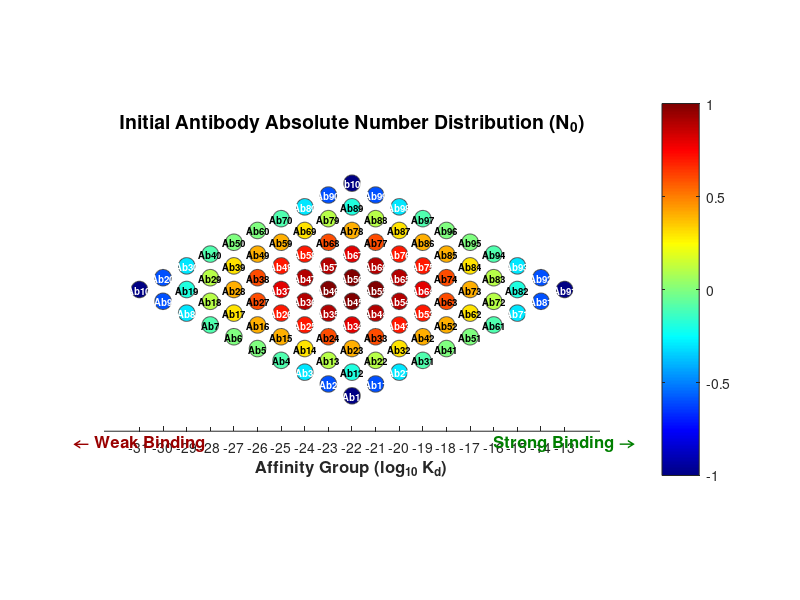

MATLAB code for this plot: (Note: this script raises an error after producing the figure.)
figure('Color', 'w', 'Position', [100, 100, 1400, 800]);
    hold on;
    axis equal;
    
    % ==========================================================
    % 1. 数据准备
    % ==========================================================
    
    % 原始相对数值
    raw_str = [...
        '8.21691236608131e-14 2.52627846604407e-11 1.75466537269336e-09 2.85046633638077e-08 1.13041112249312e-07 1.13041112249312e-07 2.85046633638077e-08 1.75466537269336e-09 2.52627846604407e-11 8.21691236608131e-14 ' ...
        '2.52627846604407e-11 7.76700858383578e-09 5.39469468415719e-07 8.76371975622824e-06 3.47543353184500e-05 3.47543353184500e-05 8.76371975622824e-06 5.39469468415719e-07 7.76700858383578e-09 2.52627846604407e-11 ' ...
        '1.75466537269336e-09 5.39469468415719e-07 3.74696775742474e-05 0.000608697568337430 0.00241391555024220 0.00241391555024220 0.000608697568337430 3.74696775742474e-05 5.39469468415719e-07 1.75466537269336e-09 ' ...
        '2.85046633638077e-08 8.76371975622824e-06 0.000608697568337430 0.00988833514688556 0.0392142292308970 0.0392142292308970 0.00988833514688556 0.000608697568337430 8.76371975622824e-06 2.85046633638077e-08 ' ...
        '1.13041112249312e-07 3.47543353184500e-05 0.00241391555024220 0.0392142292308970 0.155512101009002 0.155512101009002 0.0392142292308970 0.00241391555024220 3.47543353184500e-05 1.13041112249312e-07 ' ...
        '1.13041112249312e-07 3.47543353184500e-05 0.00241391555024220 0.0392142292308970 0.155512101009002 0.155512101009002 0.0392142292308970 0.00241391555024220 3.47543353184500e-05 1.13041112249312e-07 ' ...
        '2.85046633638077e-08 8.76371975622824e-06 0.000608697568337430 0.00988833514688556 0.0392142292308970 0.0392142292308970 0.00988833514688556 0.000608697568337430 8.76371975622824e-06 2.85046633638077e-08 ' ...
        '1.75466537269336e-09 5.39469468415719e-07 3.74696775742474e-05 0.000608697568337430 0.00241391555024220 0.00241391555024220 0.000608697568337430 3.74696775742474e-05 5.39469468415719e-07 1.75466537269336e-09 ' ...
        '2.52627846604407e-11 7.76700858383578e-09 5.39469468415719e-07 8.76371975622824e-06 3.47543353184500e-05 3.47543353184500e-05 8.76371975622824e-06 5.39469468415719e-07 7.76700858383578e-09 2.52627846604407e-11 ' ...
        '8.21691236608131e-14 2.52627846604407e-11 1.75466537269336e-09 2.85046633638077e-08 1.13041112249312e-07 1.13041112249312e-07 2.85046633638077e-08 1.75466537269336e-09 2.52627846604407e-11 8.21691236608131e-14'];
    
    AA_raw = str2num(raw_str); 
    
    % 绝对数量计算
    TOTAL_POOL = 4 * 10^19;
    AA = AA_raw * TOTAL_POOL;
    
    % ==========================================================
    % 2. 绘图数据构建
    % ==========================================================
    plot_data = [];
    for m = 1:10
        for n = 1:10
            idx = 10*(m-1) + n;
            val = AA(idx);
            x_val = -(n - m) - 22; 
            plot_data = [plot_data; idx, x_val, val];
        end
    end
    
    % 排序保证堆叠
    [~, sort_idx] = sortrows(plot_data, [2, 1]);
    plot_data = plot_data(sort_idx, :);
    
    % ==========================================================
    % 3. 颜色映射 (Jet)
    % ==========================================================
    colormap(jet(256));
    c_map = colormap;
    
    min_val = min(plot_data(:,3));
    max_val = max(plot_data(:,3));
    min_log = log10(min_val);
    max_log = log10(max_val);
    
    % ==========================================================
    % 4. 绘图执行
    % ==========================================================
    radius = 0.35;
    
    count_map = containers.Map('KeyType','double','ValueType','double');
    total_map = containers.Map('KeyType','double','ValueType','double');
    
    % 统计每列总数
    for i = 1:size(plot_data, 1)
        x = plot_data(i, 2);
        if isKey(total_map, x)
            total_map(x) = total_map(x) + 1;
        else
            total_map(x) = 1;
            count_map(x) = 0;
        end
    end
    
    for i = 1:size(plot_data, 1)
        id = plot_data(i, 1);
        x = plot_data(i, 2);
        val = plot_data(i, 3);
        
        % Y坐标
        count_map(x) = count_map(x) + 1;
        y = count_map(x) - 1 - (total_map(x) - 1) / 2.0;
        
        % 颜色计算
        log_val = log10(val);
        color_idx = floor( (log_val - min_log) / (max_log - min_log) * 255 ) + 1;
        if color_idx > 256, color_idx = 256; end
        if color_idx < 1, color_idx = 1; end
        this_color = c_map(color_idx, :);
        
        % 绘制圆形
        rectangle('Position', [x-radius, y-radius, 2*radius, 2*radius], ...
                  'Curvature', [1 1], ...
                  'FaceColor', this_color, ...
                  'EdgeColor', [0.3 0.3 0.3], 'LineWidth', 0.5);
              
        % 文字颜色逻辑
        ratio = (color_idx - 1) / 255;
        if ratio < 0.35 || ratio > 0.85
            txt_color = 'w';
        else
            txt_color = 'k';
        end
        
        label_str = sprintf('Ab%d', id);
        
        % 【关键修改】FontSize 增大至 7
        text(x, y, label_str, ...
             'HorizontalAlignment', 'center', ...
             'VerticalAlignment', 'middle', ...
             'FontSize', 7, ...  % 这里调大字号
             'FontWeight', 'bold', ...
             'Color', txt_color);
    end
    
    % ==========================================================
    % 5. 坐标轴与Colorbar
    % ==========================================================
    x_unique = unique(plot_data(:,2));
    xlim([-32.5, -11.5]);
    ylim([-6, 6]);
    xticks(min(x_unique):1:max(x_unique));
    xlabel('Affinity Group (log_{10} K_d)', 'FontSize', 12, 'FontWeight', 'bold');
    set(gca, 'YTick', [], 'YColor', 'none', 'Box', 'off');
    
    text(-31, -6.5, '\leftarrow Weak Binding', 'Color', [0.6 0 0], 'FontSize', 12, 'FontWeight', 'bold', 'HorizontalAlignment','center');
    text(-13, -6.5, 'Strong Binding \rightarrow', 'Color', [0 0.5 0], 'FontSize', 12, 'FontWeight', 'bold', 'HorizontalAlignment','center');
    
    title('Initial Antibody Absolute Number Distribution (N_0)', 'FontSize', 14, 'FontWeight', 'bold');
    
    c = colorbar;
    c.Label.String = 'Absolute Number (N_0)';
    c.Label.FontSize = 11;
    c.Label.FontWeight = 'bold';
    caxis([min_log, max_log]);
    
    ticks_log = ceil(min_log):2:floor(max_log); 
    c.Ticks = ticks_log;
    
    labels = cell(length(ticks_log), 1);
    for i = 1:length(ticks_log)
        labels{i} = sprintf('10^{%d}', ticks_log(i));
    end
    c.TickLabels = labels;
